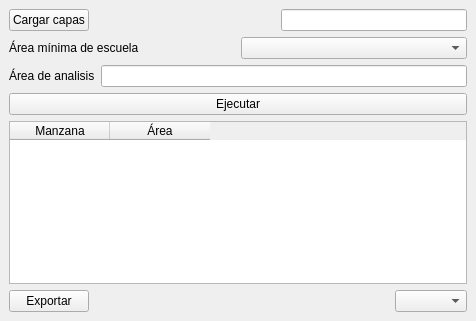
<?xml version="1.0" encoding="UTF-8"?>
<ui version="4.0">
 <class>proyecto_posgDockWidgetBase</class>
 <widget class="QDockWidget" name="proyecto_posgDockWidgetBase">
  <property name="geometry">
   <rect>
    <x>0</x>
    <y>0</y>
    <width>476</width>
    <height>321</height>
   </rect>
  </property>
  <property name="windowTitle">
   <string>Localizacion_infraestructura</string>
  </property>
  <widget class="QWidget" name="dockWidgetContents">
   <layout class="QGridLayout" name="gridLayout">
    <item row="0" column="0">
     <layout class="QHBoxLayout" name="horizontalLayout">
      <item>
       <widget class="QPushButton" name="btn_cargar">
        <property name="text">
         <string>Cargar capas</string>
        </property>
       </widget>
      </item>
      <item>
       <spacer name="horizontalSpacer">
        <property name="orientation">
         <enum>Qt::Horizontal</enum>
        </property>
        <property name="sizeHint" stdset="0">
         <size>
          <width>40</width>
          <height>20</height>
         </size>
        </property>
       </spacer>
      </item>
      <item>
       <widget class="QLineEdit" name="txt_cargadas">
        <property name="minimumSize">
         <size>
          <width>150</width>
          <height>0</height>
         </size>
        </property>
        <property name="baseSize">
         <size>
          <width>150</width>
          <height>0</height>
         </size>
        </property>
       </widget>
      </item>
     </layout>
    </item>
    <item row="4" column="0">
     <layout class="QHBoxLayout" name="horizontalLayout_4">
      <item>
       <widget class="QTableWidget" name="twg_datos_mzn">
        <property name="sizePolicy">
         <sizepolicy hsizetype="Ignored" vsizetype="Ignored">
          <horstretch>0</horstretch>
          <verstretch>0</verstretch>
         </sizepolicy>
        </property>
        <column>
         <property name="text">
          <string>Manzana</string>
         </property>
        </column>
        <column>
         <property name="text">
          <string>Área</string>
         </property>
        </column>
       </widget>
      </item>
     </layout>
    </item>
    <item row="3" column="0">
     <layout class="QHBoxLayout" name="horizontalLayout_3">
      <item>
       <widget class="QPushButton" name="btn_ejecutar">
        <property name="text">
         <string>Ejecutar</string>
        </property>
       </widget>
      </item>
     </layout>
    </item>
    <item row="5" column="0">
     <layout class="QHBoxLayout" name="horizontalLayout_5">
      <item>
       <widget class="QPushButton" name="btn_exportar">
        <property name="text">
         <string>Exportar</string>
        </property>
       </widget>
      </item>
      <item>
       <spacer name="horizontalSpacer_2">
        <property name="orientation">
         <enum>Qt::Horizontal</enum>
        </property>
        <property name="sizeHint" stdset="0">
         <size>
          <width>40</width>
          <height>20</height>
         </size>
        </property>
       </spacer>
      </item>
      <item>
       <widget class="QComboBox" name="cmb_formatos"/>
      </item>
     </layout>
    </item>
    <item row="1" column="0">
     <layout class="QHBoxLayout" name="horizontalLayout_2">
      <item>
       <widget class="QLabel" name="label">
        <property name="text">
         <string>Área mínima de escuela</string>
        </property>
       </widget>
      </item>
      <item>
       <widget class="QComboBox" name="cmb_area_min"/>
      </item>
     </layout>
    </item>
    <item row="2" column="0">
     <layout class="QHBoxLayout" name="horizontalLayout_6">
      <item>
       <widget class="QLabel" name="label_2">
        <property name="text">
         <string>Área de analisis</string>
        </property>
       </widget>
      </item>
      <item>
       <widget class="QLineEdit" name="txt_area_min"/>
      </item>
     </layout>
    </item>
   </layout>
  </widget>
 </widget>
 <resources/>
 <connections/>
</ui>
